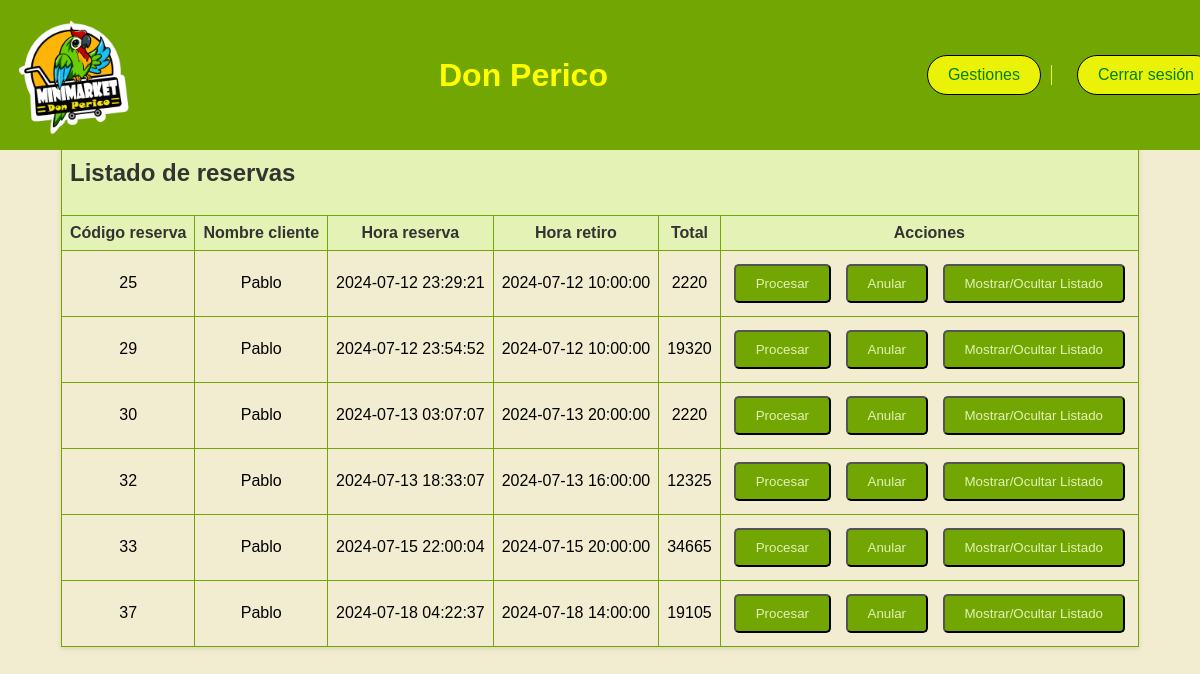
/ventas/reservas.php, run on the app's committed database.
### tables this page shows
CREATE TABLE `usuarios` (
  `usuario_id` int(11) NOT NULL,
  `nombre` varchar(255) NOT NULL,
  `email` varchar(255) DEFAULT NULL,
  `contrasena` varchar(255) NOT NULL,
  `rut` varchar(255) DEFAULT NULL
);

CREATE TABLE `reservas` (
  `id` int(11) NOT NULL,
  `usuario_id` int(11) DEFAULT NULL,
  `hora_reserva` datetime DEFAULT NULL,
  `hora_retiro` datetime DEFAULT NULL,
  `total` float NOT NULL,
  `flg_activo` int(1) NOT NULL DEFAULT 1
);

### ventas/reservas.php (the view, shortened to what this page needs)
<!DOCTYPE html>
<html lang="es">
<head>
    <link rel="stylesheet" href="css/reservas.css">
</head>
<body>
    <?php include "../inventario/header.php"; ?>
    <main>
        <div class="contenedor-ventas">
            <div class="productos">
                <table class="table">
                    <thead>
                        <tr>
                            <th colspan="6"><h2>Listado de reservas</h2></th>
                        </tr>
                        <tr>
                            <th scope="col">Código reserva</th>
                            <th scope="col">Nombre cliente</th>
                            <th scope="col">Hora reserva</th>
                            <th scope="col">Hora retiro</th>
                            <th scope="col">Total</th>
                            <th scope="col">Acciones</th>
                        </tr>
                    </thead>
                    <tbody>
                        <?php
                        require("../inventario/config/conexion.php");
                        $sql = "SELECT
                                    r.id AS id_reserva,
                                    u.nombre,
                                    r.hora_reserva,
                                    r.hora_retiro,
                                    r.total,
                                    p.nombre AS producto_nombre,
                                    dr.cantidad
                                FROM
                                    reservas r
                                INNER JOIN usuarios u ON r.usuario_id = u.usuario_id
                                INNER JOIN detalle_reservas dr ON r.id = dr.reserva_id
                                INNER JOIN productos p ON dr.producto_id = p.id_producto
                                WHERE
                                    r.flg_activo = 1
                                ORDER BY
                                    id_reserva ASC";
                        $resultado = $conexion->query($sql);
                        if ($resultado->num_rows > 0) {
                            $reservas = [];
                            while ($reserva = $resultado->fetch_assoc()) {
                                $reservas[$reserva['id_reserva']]['info'] = [
                                    'nombre' => $reserva['nombre'],
                                    'hora_reserva' => $reserva['hora_reserva'],
                                    'hora_retiro' => $reserva['hora_retiro'],
                                    'total' => $reserva['total']
                                ];
                                $reservas[$reserva['id_reserva']]['productos'][] = [
                                    'nombre' => $reserva['producto_nombre'],
                                    'cantidad' => $reserva['cantidad']
                                ];
                            }
                            foreach ($reservas as $id_reserva => $reserva) {
                                ?>
                                <tr>
                                    <td><?php echo htmlspecialchars($id_reserva); ?></td>
                                    <td><?php echo htmlspecialchars($reserva['info']['nombre']); ?></td>
                                    <td><?php echo htmlspecialchars($reserva['info']['hora_reserva']); ?></td>
                                    <td><?php echo htmlspecialchars($reserva['info']['hora_retiro']); ?></td>
                                    <td><?php echo htmlspecialchars($reserva['info']['total']); ?></td>
                                    <td>
                                        <button class="button" onclick="procesarAnularReserva(<?php echo $id_reserva; ?>, 'procesar')">Procesar</button>
                                        <button class="button" onclick="procesarAnularReserva(<?php echo $id_reserva; ?>, 'anular')">Anular</button>
                                        <button class="button" onclick="toggleListado(<?php echo $id_reserva; ?>)">Mostrar/Ocultar Listado</button>
                                    </td>
                                </tr>
                                <?php
                            }
                        } else {
                            echo "<tr><td colspan='6'>No se encontraron reservas.</td></tr>";
                        }
                        ?>
                    </tbody>
                </table>
            </div>
        </div>
    </main>
</body>
</html>

### ventas/css/reservas.css (style rules this page uses)
main { padding-top: 110px; display: flex; flex-direction: column; align-items: center; }
.contenedor-ventas { display: flex; justify-content: space-between; padding: 20px; }
.productos { width: 100%; }
.table { width: 100%; border-collapse: collapse; margin-bottom: 20px; box-shadow: 0 2px 5px rgba(0, 0, 0, 0.1); }
.table th, .table td { border: 1px solid #72A603; padding: 8px; text-align: center; }
.table th { background-color: #E4F2B5; color: #333; }
.button { display: inline-block; margin: 5px; padding: 10px 20px; background-color: #72A603; color: #E4F2B5; border-radius: 5px; transition: background-color 0.3s ease; text-align: center; text-decoration: none; cursor: pointer; }
h2 { text-align: left; }

### inventario/header.php (style rules this page uses)
.body-dp { font-family: sans-serif; margin: 0; background-color: #F2EDD0; }

### data on the page
usuarios: nombre "Pablo"
reservas: hora_reserva "2024-07-12 23:29:21", hora_retiro "2024-07-12 10:00:00", total "2220"
reservas: hora_reserva "2024-07-12 23:54:52", hora_retiro "2024-07-12 10:00:00", total "19320"
reservas: hora_reserva "2024-07-13 03:07:07", hora_retiro "2024-07-13 20:00:00", total "2220"

### other printed values
$id_reserva "25"
$id_reserva "29"
$id_reserva "30"
$id_reserva "32"
$reserva['info']['nombre'] "Pablo"
$reserva['info']['hora_reserva'] "2024-07-13 18:33:07"
$reserva['info']['hora_retiro'] "2024-07-13 16:00:00"
$reserva['info']['total'] "12325"
$id_reserva "33"
$reserva['info']['hora_reserva'] "2024-07-15 22:00:04"
$reserva['info']['hora_retiro'] "2024-07-15 20:00:00"
$reserva['info']['total'] "34665"
$id_reserva "37"
$reserva['info']['hora_reserva'] "2024-07-18 04:22:37"
$reserva['info']['hora_retiro'] "2024-07-18 14:00:00"
